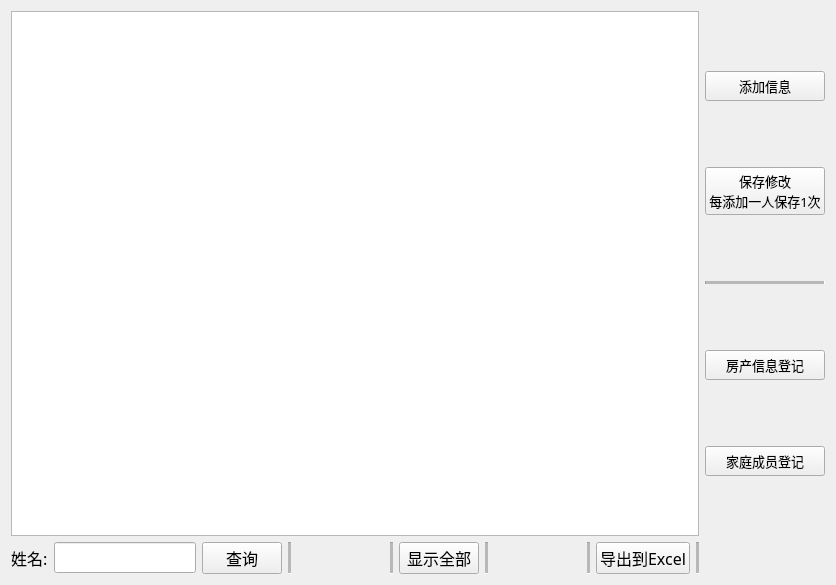
<?xml version="1.0" encoding="UTF-8"?>
<ui version="4.0">
 <class>W_Info</class>
 <widget class="QWidget" name="W_Info">
  <property name="geometry">
   <rect>
    <x>0</x>
    <y>0</y>
    <width>836</width>
    <height>585</height>
   </rect>
  </property>
  <property name="windowTitle">
   <string>Form</string>
  </property>
  <layout class="QGridLayout" name="gridLayout">
   <item row="0" column="0">
    <widget class="QTableView" name="tableView"/>
   </item>
   <item row="0" column="1">
    <layout class="QVBoxLayout" name="verticalLayout" stretch="2,2,1,2,2">
     <item>
      <widget class="QPushButton" name="pushButton_3">
       <property name="minimumSize">
        <size>
         <width>0</width>
         <height>30</height>
        </size>
       </property>
       <property name="font">
        <font>
         <family>Agency FB</family>
         <pointsize>10</pointsize>
        </font>
       </property>
       <property name="text">
        <string>添加信息</string>
       </property>
      </widget>
     </item>
     <item>
      <widget class="QPushButton" name="pushButton_4">
       <property name="minimumSize">
        <size>
         <width>0</width>
         <height>30</height>
        </size>
       </property>
       <property name="font">
        <font>
         <family>Agency FB</family>
         <pointsize>10</pointsize>
        </font>
       </property>
       <property name="text">
        <string>保存修改
每添加一人保存1次</string>
       </property>
      </widget>
     </item>
     <item>
      <widget class="Line" name="line">
       <property name="midLineWidth">
        <number>10</number>
       </property>
       <property name="orientation">
        <enum>Qt::Horizontal</enum>
       </property>
      </widget>
     </item>
     <item>
      <widget class="QPushButton" name="pushButton">
       <property name="minimumSize">
        <size>
         <width>0</width>
         <height>30</height>
        </size>
       </property>
       <property name="font">
        <font>
         <family>Agency FB</family>
         <pointsize>10</pointsize>
        </font>
       </property>
       <property name="text">
        <string>房产信息登记</string>
       </property>
      </widget>
     </item>
     <item>
      <widget class="QPushButton" name="pushButton_2">
       <property name="minimumSize">
        <size>
         <width>0</width>
         <height>30</height>
        </size>
       </property>
       <property name="font">
        <font>
         <family>Agency FB</family>
         <pointsize>10</pointsize>
        </font>
       </property>
       <property name="text">
        <string>家庭成员登记</string>
       </property>
      </widget>
     </item>
    </layout>
   </item>
   <item row="1" column="0">
    <layout class="QHBoxLayout" name="horizontalLayout">
     <item>
      <widget class="QLabel" name="label_2">
       <property name="font">
        <font>
         <family>Agency FB</family>
         <pointsize>12</pointsize>
        </font>
       </property>
       <property name="text">
        <string>姓名:</string>
       </property>
      </widget>
     </item>
     <item>
      <widget class="QLineEdit" name="lineEdit">
       <property name="font">
        <font>
         <family>Agency FB</family>
         <pointsize>12</pointsize>
        </font>
       </property>
      </widget>
     </item>
     <item>
      <widget class="QPushButton" name="pushButton_6">
       <property name="font">
        <font>
         <family>Agency FB</family>
         <pointsize>12</pointsize>
        </font>
       </property>
       <property name="text">
        <string>查询</string>
       </property>
      </widget>
     </item>
     <item>
      <widget class="Line" name="line_6">
       <property name="midLineWidth">
        <number>3</number>
       </property>
       <property name="orientation">
        <enum>Qt::Vertical</enum>
       </property>
      </widget>
     </item>
     <item>
      <spacer name="horizontalSpacer">
       <property name="orientation">
        <enum>Qt::Horizontal</enum>
       </property>
       <property name="sizeHint" stdset="0">
        <size>
         <width>40</width>
         <height>20</height>
        </size>
       </property>
      </spacer>
     </item>
     <item>
      <widget class="Line" name="line_2">
       <property name="midLineWidth">
        <number>3</number>
       </property>
       <property name="orientation">
        <enum>Qt::Vertical</enum>
       </property>
      </widget>
     </item>
     <item>
      <widget class="QPushButton" name="pushButton_5">
       <property name="font">
        <font>
         <family>Agency FB</family>
         <pointsize>12</pointsize>
        </font>
       </property>
       <property name="text">
        <string>显示全部</string>
       </property>
      </widget>
     </item>
     <item>
      <widget class="Line" name="line_3">
       <property name="midLineWidth">
        <number>3</number>
       </property>
       <property name="orientation">
        <enum>Qt::Vertical</enum>
       </property>
      </widget>
     </item>
     <item>
      <spacer name="horizontalSpacer_3">
       <property name="orientation">
        <enum>Qt::Horizontal</enum>
       </property>
       <property name="sizeHint" stdset="0">
        <size>
         <width>40</width>
         <height>20</height>
        </size>
       </property>
      </spacer>
     </item>
     <item>
      <widget class="Line" name="line_4">
       <property name="midLineWidth">
        <number>3</number>
       </property>
       <property name="orientation">
        <enum>Qt::Vertical</enum>
       </property>
      </widget>
     </item>
     <item>
      <widget class="QPushButton" name="pushButton_7">
       <property name="font">
        <font>
         <family>Agency FB</family>
         <pointsize>12</pointsize>
        </font>
       </property>
       <property name="text">
        <string>导出到Excel</string>
       </property>
      </widget>
     </item>
     <item>
      <widget class="Line" name="line_5">
       <property name="midLineWidth">
        <number>3</number>
       </property>
       <property name="orientation">
        <enum>Qt::Vertical</enum>
       </property>
      </widget>
     </item>
    </layout>
   </item>
  </layout>
 </widget>
 <resources/>
 <connections/>
</ui>
